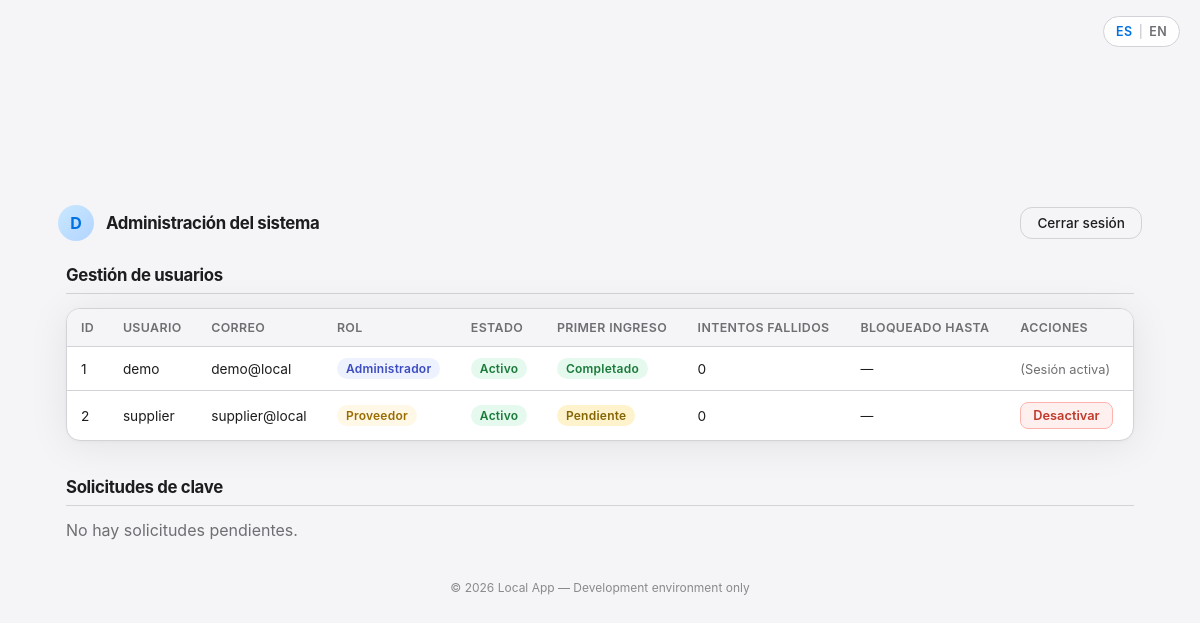
/admin/index.php (signed in), run on the app's committed database.
### tables this page shows
CREATE TABLE IF NOT EXISTS `users` (
    `id`                     INT UNSIGNED     NOT NULL AUTO_INCREMENT,
    `username`               VARCHAR(60)      NOT NULL,
    `email`                  VARCHAR(254)     NOT NULL,
    `password_hash`          VARCHAR(255)     NOT NULL,
    `is_active`              TINYINT(1)       NOT NULL DEFAULT 1,
    `role`                   ENUM('admin','supplier') NOT NULL DEFAULT 'supplier',
    `failed_attempts`        TINYINT UNSIGNED NOT NULL DEFAULT 0,
    `locked_until`           DATETIME         NULL     DEFAULT NULL,
    `first_login`            TINYINT(1)       NOT NULL DEFAULT 1,
    `preferred_language`     VARCHAR(10)      NOT NULL DEFAULT 'es',
     
    `full_name`              VARCHAR(200)     NULL     DEFAULT NULL,
    `company_name`           VARCHAR(200)     NULL     DEFAULT NULL,
     
    `legal_rep_name`         VARCHAR(200)     NULL     DEFAULT NULL,
    `tax_id`                 VARCHAR(50)      NULL     DEFAULT NULL,
    `legal_rep_id`           VARCHAR(50)      NULL     DEFAULT NULL,
     
    `company_phone_code`     VARCHAR(10)      NULL     DEFAULT NULL,
    `company_phone_number`   VARCHAR(30)      NULL     DEFAULT NULL,
    `legal_rep_phone_code`   VARCHAR(10)      NULL     DEFAULT NULL,
    `legal_rep_phone_number` VARCHAR(30)      NULL     DEFAULT NULL,
    `phone`                  VARCHAR(30)      NULL     DEFAULT NULL,   
     
    `addr_street`            VARCHAR(300)     NULL     DEFAULT NULL,
    `addr_city`              VARCHAR(100)     NULL     DEFAULT NULL,
    `addr_state`             VARCHAR(100)     NULL     DEFAULT NULL,
    `addr_zip`               VARCHAR(20)      NULL     DEFAULT NULL,
    `addr_country_id`        SMALLINT UNSIGNED NULL    DEFAULT NULL,
     
    `factory_street`         VARCHAR(300)     NULL     DEFAULT NULL,
    `factory_city`           VARCHAR(100)     NULL     DEFAULT NULL,
    `factory_state`          VARCHAR(100)     NULL     DEFAULT NULL,
    `factory_zip`            VARCHAR(20)      NULL     DEFAULT NULL,
    `factory_country_id`     SMALLINT UNSIGNED NULL    DEFAULT NULL,
     
    `created_at`             DATETIME         NOT NULL DEFAULT CURRENT_TIMESTAMP,
    `updated_at`             DATETIME         NOT NULL DEFAULT CURRENT_TIMESTAMP
                                              ON UPDATE CURRENT_TIMESTAMP,
    PRIMARY KEY (`id`),
    UNIQUE KEY `uq_username` (`username`),
    UNIQUE KEY `uq_email`    (`email`)
);

### includes/lang.php (called while the page is built, shortened)
<?php
function getLangStrings(): array
{
    $lang = $_SESSION['lang'] ?? DEFAULT_LANG;
    $file = __DIR__ . "/../lang/{$lang}.php";
    return require $file;
}
function t(string $key, ...$args): string
{
    static $strings = null;
    if ($strings === null) {
        $strings = getLangStrings();
    }
    $val = $strings[$key] ?? $key;
    return $args ? vsprintf($val, $args) : $val;
}
function currentLang(): string
{
    return $_SESSION['lang'] ?? DEFAULT_LANG;
}

### admin/index.php (the view, shortened to what this page needs)
<?php
require_once __DIR__ . '/../includes/lang.php';
$pdo      = getDB();
$users = $pdo->query(
    'SELECT id, username, email, role, is_active,
            first_login, failed_attempts, locked_until
       FROM users
      ORDER BY role ASC, username ASC'
)->fetchAll();
$requests = $pdo->query(
    'SELECT id, company_name, email, username, notes, status, requested_at
       FROM password_requests
      ORDER BY status ASC, requested_at DESC'
)->fetchAll();
$username = htmlspecialchars($_SESSION['username'] ?? 'Admin', ENT_QUOTES, 'UTF-8');
$initial  = strtoupper(substr($username, 0, 1));
$lang     = currentLang();
?>
<!DOCTYPE html>
<html lang="<?= $lang ?>">
<head>
    <link rel="stylesheet" href="/apple-login/css/style.css">
</head>
<body>
    <div class="lang-selector">
        <a href="?set_lang=es" class="lang-btn<?= $lang === 'es' ? ' active' : '' ?>">ES</a>
        <span class="lang-sep">|</span>
        <a href="?set_lang=en" class="lang-btn<?= $lang === 'en' ? ' active' : '' ?>">EN</a>
    </div>
    <div class="top-bar">
        <div class="top-bar-brand">
            <div class="welcome-avatar small"><?= $initial ?></div>
            <span class="top-bar-title"><?= t('admin_title') ?></span>
        </div>
        <form method="POST" action="/apple-login/logout.php" class="top-bar-logout">
            <button type="submit" class="btn-secondary btn-sm">
                <?= t('sign_out') ?>
            </button>
        </form>
    </div>
    <div class="page-content">
        <section class="panel-section">
            <h2 class="section-title"><?= t('user_management') ?></h2>
            <?php if (empty($users)): ?>
                <p class="text-muted"><?= t('no_users') ?></p>
            <?php else: ?>
            <div class="table-wrap">
                <table class="data-table">
                    <thead>
                        <tr>
                            <th><?= t('col_id') ?></th>
                            <th><?= t('col_username') ?></th>
                            <th><?= t('col_email') ?></th>
                            <th><?= t('col_role') ?></th>
                            <th><?= t('col_status') ?></th>
                            <th><?= t('col_first_login') ?></th>
                            <th><?= t('col_attempts') ?></th>
                            <th><?= t('col_locked_until') ?></th>
                            <th><?= t('col_actions') ?></th>
                        </tr>
                    </thead>
                    <tbody>
                    <?php foreach ($users as $u): ?>
                        <?php
                            $isLocked  = !empty($u['locked_until']) && strtotime($u['locked_until']) > time();
                            $isSelf    = (int) $u['id'] === (int) $_SESSION['user_id'];
                        ?>
                        <tr>
                            <td><?= (int) $u['id'] ?></td>
                            <td><?= htmlspecialchars($u['username'], ENT_QUOTES, 'UTF-8') ?></td>
                            <td><?= htmlspecialchars($u['email'], ENT_QUOTES, 'UTF-8') ?></td>
                            <td>
                                <span class="badge <?= $u['role'] === 'admin' ? 'badge-admin' : 'badge-supplier' ?>">
                                    <?= $u['role'] === 'admin' ? t('role_admin') : t('role_supplier') ?>
                                </span>
                            </td>
                            <td>
                                <span class="badge <?= (int) $u['is_active'] ? 'badge-active' : 'badge-inactive' ?>">
                                    <?= (int) $u['is_active'] ? t('status_active') : t('status_inactive') ?>
                                </span>
                            </td>
                            <td>
                                <span class="badge <?= (int) $u['first_login'] ? 'badge-pending' : 'badge-done' ?>">
                                    <?= (int) $u['first_login'] ? t('first_login_yes') : t('first_login_no') ?>
                                </span>
                            </td>
                            <td><?= (int) $u['failed_attempts'] ?></td>
                            <td class="text-muted small">
                                <?= $isLocked
                                    ? htmlspecialchars($u['locked_until'], ENT_QUOTES, 'UTF-8')
                                    : '—' ?>
                            </td>
                            <td class="actions-cell">
                                <?php if (!$isSelf): ?>
                                <form method="POST" action="/apple-login/admin/index.php" style="display:inline">
                                    <?php if ((int) $u['is_active']): ?>
                                    <button type="submit" class="btn-tbl btn-danger"><?= t('btn_deactivate') ?></button>
                                    <?php else: ?>
                                    <input type="hidden" name="action" value="activate">
                                    <button type="submit" class="btn-tbl btn-success"><?= t('btn_activate') ?></button>
                                    <?php endif; ?>
                                </form>
                                <?php endif; ?>
                                <?php if ($isSelf): ?><span class="text-muted small">(<?= t('session_active') ?>)</span><?php endif; ?>
                            </td>
                        </tr>
                    <?php endforeach; ?>
                    </tbody>
                </table>
            </div>
            <?php endif; ?>
        </section>
        <section class="panel-section" style="margin-top:36px;">
            <h2 class="section-title"><?= t('col_requests') ?></h2>
            <?php if (empty($requests)): ?>
                <p class="text-muted"><?= t('no_requests') ?></p>
            <?php endif; ?>
        </section>
    </div>
    <footer class="global-footer">
        &copy; <?= date('Y') ?> Local App &mdash; Development environment only
    </footer>
</body>
</html>

### data on the page
users: id "1", username "demo", email "demo@local", failed_attempts "0"
users: id "2", username "supplier", email "supplier@local", failed_attempts "0"

### other printed values
$initial "D"
t('admin_title') "Administración del sistema"
t('sign_out') "Cerrar sesión"
t('user_management') "Gestión de usuarios"
t('col_id') "ID"
t('col_username') "USUARIO"
t('col_email') "CORREO"
t('col_role') "ROL"
t('col_status') "ESTADO"
t('col_first_login') "PRIMER INGRESO"
t('col_attempts') "INTENTOS FALLIDOS"
t('col_locked_until') "BLOQUEADO HASTA"
t('col_actions') "ACCIONES"
t('col_requests') "Solicitudes de clave"
t('no_requests') "No hay solicitudes pendientes."
